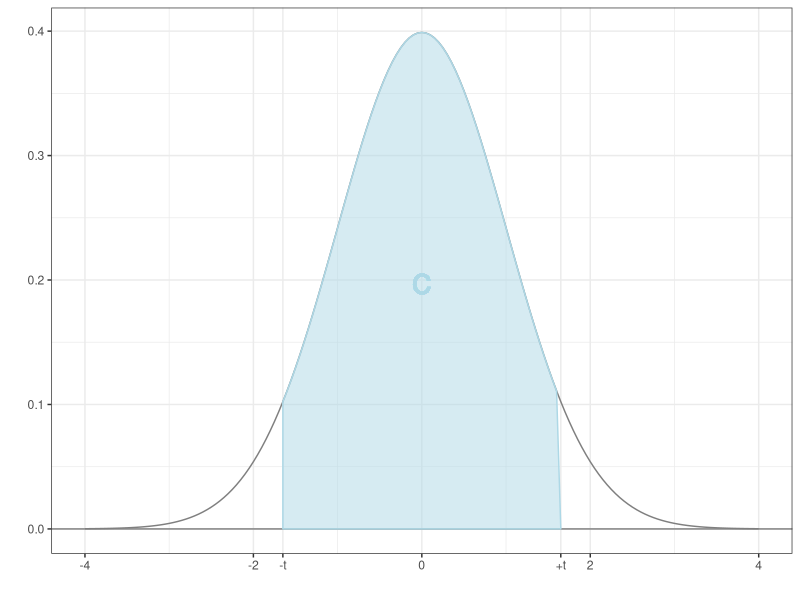

Here is the R script that generated this plot:
library(tidyverse)
x <- seq(-4,4, by=0.05)

dframe <- data.frame(
x = c(-1.65, x, 1.65),
y = c(0, dnorm(x), 0),
type = c("poly", rep("line", 161), "poly")
)

dframe %>%
  ggplot(aes(x = x, y = y)) + 
  geom_hline(yintercept = 0, colour = "grey50") +
  geom_line(data = dframe %>% filter(type=="line"), colour = "grey50") +
  geom_polygon(aes(x = x, y = y), fill = "lightblue", colour = "lightblue",
               alpha = 0.5,
               data = dframe %>% filter(between(x, -1.65, 1.65))) + 
  geom_text(x = 0, y = 0.2, label="c", size = 10, colour = "lightblue") + 
  theme_bw() + 
  xlab("") +
  ylab("") +
  scale_x_continuous(breaks=c(-4,-2,-1.65, 0,1.65, 2,4), labels=c(-4,-2,"-t", 0,"+t",2,4),
                     minor_breaks = -3:3) 
